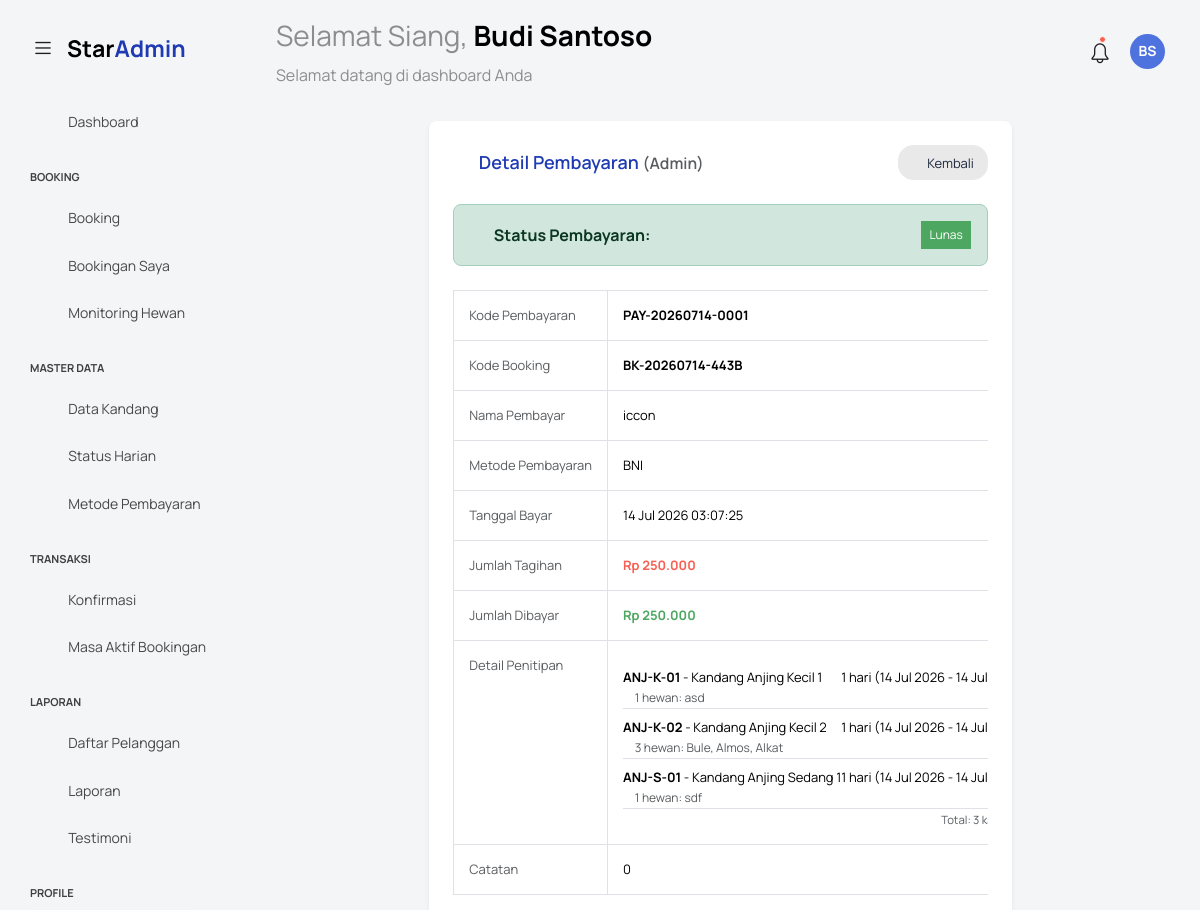
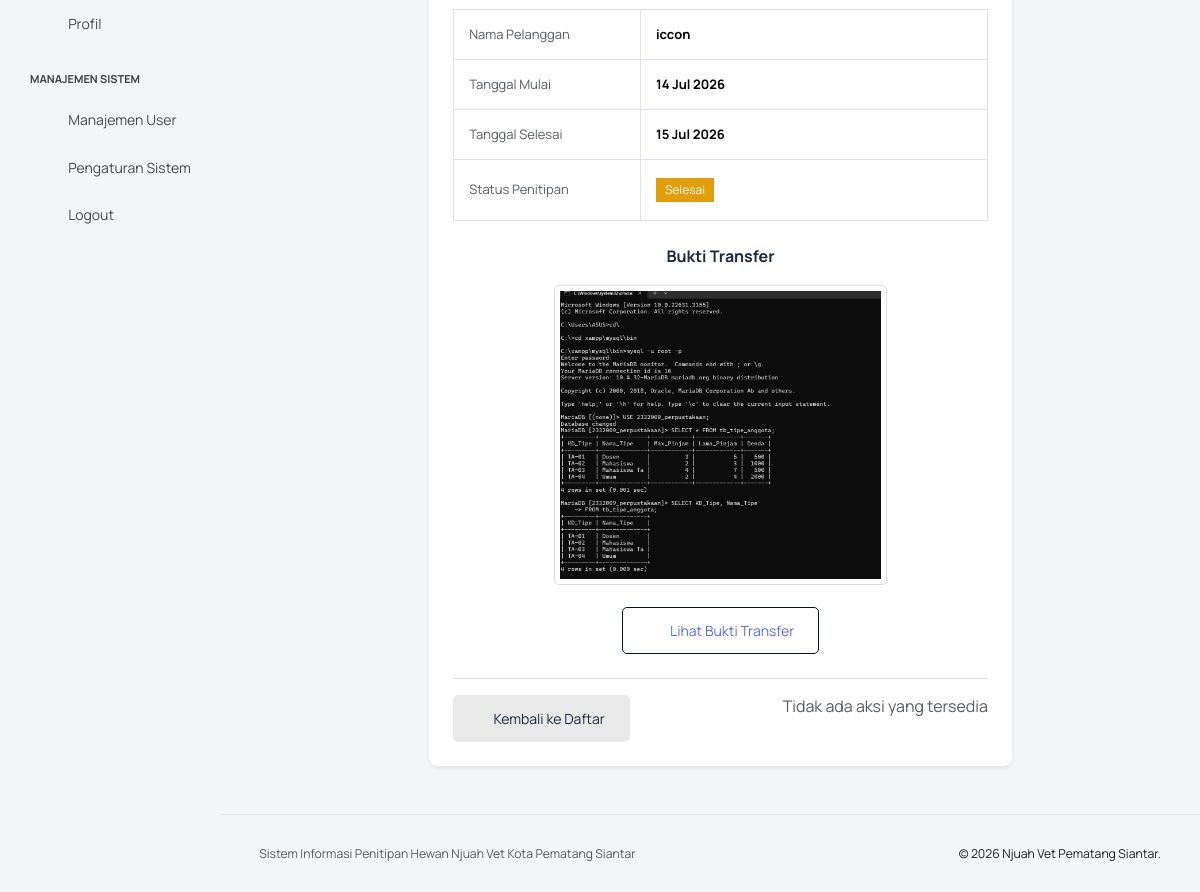
Page /konfirmasi_pembayaran/detail.php?id_penitipan=138 (signed in) on the committed database (2 pictures, top to bottom).
### tables this page shows
CREATE TABLE `pembayaran` (
  `id_pembayaran` int(11) NOT NULL,
  `id_penitipan` int(11) NOT NULL COMMENT 'FK → penitipan.id_penitipan',
  `kode_pembayaran` varchar(30) NOT NULL COMMENT 'Kode unik transaksi pembayaran',
  `tgl_bayar` datetime DEFAULT NULL COMMENT 'Waktu pelanggan melakukan pembayaran',
  `metode_bayar` varchar(50) NOT NULL,
  `id_metode` int(11) DEFAULT NULL,
  `nama_pembayar` varchar(100) DEFAULT NULL,
  `jumlah_tagihan` decimal(12,2) NOT NULL COMMENT 'Nominal tagihan sesuai total_biaya penitipan',
  `jumlah_bayar` decimal(12,2) NOT NULL COMMENT 'Nominal yang benar-benar dibayarkan pelanggan',
  `bukti_pembayaran` varchar(255) DEFAULT NULL COMMENT 'Path/URL foto bukti transfer',
  `status_bayar` enum('Menunggu Konfirmasi','Lunas','Gagal','Dikembalikan') NOT NULL DEFAULT 'Menunggu Konfirmasi',
  `catatan` text DEFAULT NULL COMMENT 'Catatan tambahan terkait pembayaran',
  `dikonfirmasi_oleh` int(11) DEFAULT NULL COMMENT 'FK → users.id_user (role=Admin)',
  `tgl_konfirmasi` datetime DEFAULT NULL COMMENT 'Waktu admin mengkonfirmasi pembayaran',
  `created_at` datetime NOT NULL DEFAULT current_timestamp(),
  `updated_at` datetime NOT NULL DEFAULT current_timestamp() ON UPDATE current_timestamp()
);

CREATE TABLE `penitipan` (
  `id_penitipan` int(11) NOT NULL,
  `kode_booking` varchar(25) NOT NULL COMMENT 'Kode booking unik (contoh: NVS-20240101-001)',
  `id_user` int(11) DEFAULT NULL,
  `id_pelanggan` int(11) DEFAULT NULL,
  `tipe_pelanggan` enum('online','offline') DEFAULT 'online',
  `id_user_admin` int(11) DEFAULT NULL COMMENT 'FK → users.id_user (role=Admin, yang memproses)',
  `tgl_booking` datetime NOT NULL DEFAULT current_timestamp() COMMENT 'Waktu pengajuan booking',
  `tgl_mulai` date NOT NULL COMMENT 'Tanggal mulai penitipan',
  `tgl_selesai` date NOT NULL COMMENT 'Tanggal rencana pengambilan',
  `jumlah_hari` int(11) GENERATED ALWAYS AS (to_days(`tgl_selesai`) - to_days(`tgl_mulai`)) STORED COMMENT 'Otomatis: selisih hari penitipan',
  `total_biaya` decimal(12,2) DEFAULT NULL COMMENT 'Snapshot biaya saat booking dikonfirmasi',
  `biaya_tambahan` decimal(12,2) DEFAULT 0.00,
  `catatan_pelanggan` text DEFAULT NULL COMMENT 'Instruksi khusus dari pemilik hewan',
  `status_penitipan` enum('Pending','Menunggu Konfirmasi','Disetujui','Ditolak','Sedang Dititipkan','Selesai','Dibatalkan','Perpanjangan Menunggu Konfirmasi') NOT NULL DEFAULT 'Pending',
  `tgl_disetujui` datetime DEFAULT NULL COMMENT 'Waktu admin menyetujui booking',
  `tgl_masuk_aktual` datetime DEFAULT NULL COMMENT 'Waktu nyata hewan diserahkan',
  `tgl_keluar_aktual` datetime DEFAULT NULL COMMENT 'Waktu nyata hewan diambil kembali',
  `alasan_penolakan` text DEFAULT NULL COMMENT 'Alasan admin jika booking ditolak',
  `created_at` datetime NOT NULL DEFAULT current_timestamp(),
  `updated_at` datetime NOT NULL DEFAULT current_timestamp() ON UPDATE current_timestamp()
);

CREATE TABLE `kandang` (
  `id_kandang` int(11) NOT NULL,
  `kode_kandang` varchar(20) NOT NULL COMMENT 'Kode unik kandang (contoh: ANJ-S-01)',
  `nama_kandang` varchar(100) NOT NULL COMMENT 'Nama deskriptif kandang',
  `tipe_hewan` enum('Anjing','Kucing') NOT NULL COMMENT 'Peruntukan jenis hewan',
  `ukuran` enum('Kecil','Sedang','Besar') NOT NULL,
  `tarif_per_hari` decimal(10,2) NOT NULL COMMENT 'Harga sewa per hari (Rupiah)',
  `fasilitas` text DEFAULT NULL COMMENT 'Deskripsi fasilitas kandang',
  `kapasitas` tinyint(4) NOT NULL DEFAULT 1 COMMENT 'Jumlah hewan yang bisa ditampung',
  `stok` int(11) NOT NULL DEFAULT 1,
  `is_active` tinyint(1) NOT NULL DEFAULT 1 COMMENT '1 = Aktif/Tersedia, 0 = Dihapus (Soft Delete)',
  `foto_kandang` varchar(255) DEFAULT NULL COMMENT 'Path/URL foto kandang',
  `created_at` datetime NOT NULL DEFAULT current_timestamp(),
  `updated_at` datetime NOT NULL DEFAULT current_timestamp() ON UPDATE current_timestamp()
);

CREATE TABLE `users` (
  `id_user` int(11) NOT NULL,
  `nama_lengkap` varchar(100) NOT NULL COMMENT 'Nama lengkap pengguna',
  `username` varchar(50) DEFAULT NULL COMMENT 'Username unik, wajib untuk Admin',
  `email` varchar(150) NOT NULL COMMENT 'Email untuk login & notifikasi',
  `password` varchar(255) NOT NULL COMMENT 'Password terenkripsi (bcrypt)',
  `no_telp` varchar(15) NOT NULL COMMENT 'Nomor WhatsApp / telepon aktif',
  `alamat` text DEFAULT NULL COMMENT 'Alamat lengkap (khusus Pelanggan)',
  `foto_profil` varchar(255) DEFAULT NULL COMMENT 'Path/URL foto profil',
  `role` enum('Super Admin','Admin','Pelanggan') NOT NULL DEFAULT 'Pelanggan' COMMENT 'Hak akses pengguna dalam sistem',
  `status_akun` enum('Aktif','Nonaktif') NOT NULL DEFAULT 'Aktif' COMMENT 'Status keaktifan akun',
  `created_at` datetime NOT NULL DEFAULT current_timestamp(),
  `updated_at` datetime NOT NULL DEFAULT current_timestamp() ON UPDATE current_timestamp()
);

### konfirmasi_pembayaran/detail.php (the view, shortened to what the rows shown need)
<?php
require_once __DIR__ . '/../koneksi.php';
$id_penitipan = filter_var($_GET['id_penitipan'] ?? 0, FILTER_VALIDATE_INT);
$query = "
    SELECT
        p.*,
        pay.id_pembayaran,
        pay.kode_pembayaran,
        pay.tgl_bayar,
        pay.metode_bayar,
        pay.nama_pembayar,
        pay.jumlah_tagihan,
        pay.jumlah_bayar,
        pay.bukti_pembayaran,
        pay.status_bayar,
        pay.catatan,
        pay.created_at AS tgl_pembayaran_dibuat,
        u.nama_lengkap AS nama_user
    FROM penitipan p
    LEFT JOIN pembayaran pay ON p.id_penitipan = pay.id_penitipan
    LEFT JOIN users u ON p.id_user = u.id_user
    WHERE p.id_penitipan = ?
";
$stmt = mysqli_prepare($koneksi, $query);
mysqli_stmt_bind_param($stmt, 'i', $id_penitipan);
mysqli_stmt_execute($stmt);
$result = mysqli_stmt_get_result($stmt);
$data = mysqli_fetch_assoc($result);
$query_kandang = "
    SELECT
        k.id_kandang,
        k.kode_kandang,
        k.nama_kandang,
        k.tarif_per_hari,
        MIN(ph.tgl_mulai) AS tgl_mulai,
        MAX(ph.tgl_selesai) AS tgl_selesai,
        COUNT(ph.id_hewan) AS jumlah_hewan,
        GROUP_CONCAT(h.nama_hewan SEPARATOR ', ') AS daftar_hewan,
        DATEDIFF(MAX(ph.tgl_selesai), MIN(ph.tgl_mulai)) AS durasi_hari
    FROM penitipan_hewan ph
    JOIN kandang k ON ph.id_kandang = k.id_kandang
    LEFT JOIN hewan h ON ph.id_hewan = h.id_hewan
    WHERE ph.id_penitipan = ?
    GROUP BY k.id_kandang
    ORDER BY k.kode_kandang ASC
";
$stmt_kandang = mysqli_prepare($koneksi, $query_kandang);
mysqli_stmt_bind_param($stmt_kandang, 'i', $id_penitipan);
mysqli_stmt_execute($stmt_kandang);
$result_kandang = mysqli_stmt_get_result($stmt_kandang);
$detail_kandang = [];
while ($row = mysqli_fetch_assoc($result_kandang)) {
    $detail_kandang[] = $row;
}
require '../templates/header.php';
require '../templates/navbar.php';
require '../templates/sidebar.php';
?>
<div class="main-panel">
    <div class="content-wrapper">
        <div class="row">
            <div class="col-md-8 grid-margin stretch-card mx-auto">
                <div class="card card-rounded shadow-sm">
                    <div class="card-body">
                        <div class="alert <?= $data['status_bayar'] == 'Lunas' ? 'alert-success' : 'alert-warning' ?> mb-4">
                            <div class="d-flex justify-content-between align-items-center">
                                <span class="fw-bold">
                                    <i class="mdi mdi-information-outline me-2"></i>
                                    Status Pembayaran:
                                </span>
                                <span class="badge <?= $data['status_bayar'] == 'Lunas' ? 'bg-success' : 'bg-warning text-dark' ?> p-2">
                                    <?= htmlspecialchars($data['status_bayar'] ?? 'Menunggu Konfirmasi') ?>
                                </span>
                            </div>
                        </div>
                        <div class="table-responsive mb-4">
                            <table class="table table-bordered">
                                <tr>
                                    <td><strong><?= htmlspecialchars($data['kode_pembayaran']) ?></strong></td>
                                </tr>
                                <tr>
                                    <td><strong><?= htmlspecialchars($data['kode_booking']) ?></strong></td>
                                </tr>
                                <tr>
                                    <td class="text-muted">Nama Pembayar</td>
                                    <td><?= htmlspecialchars($data['nama_pembayar'] ?? '-') ?></td>
                                </tr>
                                <tr>
                                    <td class="text-muted">Metode Pembayaran</td>
                                    <td><?= htmlspecialchars($data['metode_bayar'] ?? '-') ?></td>
                                </tr>
                                <tr>
                                    <td class="text-muted">Tanggal Bayar</td>
                                    <td><?= !empty($data['tgl_bayar']) ? date('d M Y H:i:s', strtotime($data['tgl_bayar'])) : '-' ?></td>
                                </tr>
                                <tr>
                                    <td><strong class="text-danger">Rp <?= number_format($data['jumlah_tagihan'] ?? 0, 0, ',', '.') ?></strong></td>
                                </tr>
                                <tr>
                                    <td><strong class="text-success">Rp <?= number_format($data['jumlah_bayar'] ?? 0, 0, ',', '.') ?></strong></td>
                                </tr>
                                <tr>
                                    <td>
                                        <?php if (count($detail_kandang) > 0): ?>
                                            <?php foreach ($detail_kandang as $dk):
                                                $durasi = ($dk['durasi_hari'] <= 0) ? 1 : $dk['durasi_hari'];
                                                $tgl_mulai = date('d M Y', strtotime($dk['tgl_mulai']));
                                                $tgl_selesai = date('d M Y', strtotime($dk['tgl_selesai']));
                                            ?>
                                                <div class="py-1 border-bottom">
                                                    <div class="d-flex justify-content-between mt-2">
                                                        <span><strong><?= htmlspecialchars($dk['kode_kandang']) ?></strong> - <?= htmlspecialchars($dk['nama_kandang']) ?></span>
                                                        <span><?= $durasi ?> hari (<?= $tgl_mulai ?> - <?= $tgl_selesai ?>)</span>
                                                    </div>
                                                    <div class="text-muted small mt-2" style="font-size: 12px;">
                                                        <i class="mdi mdi-paw"></i> <?= $dk['jumlah_hewan'] ?> hewan: <?= htmlspecialchars($dk['daftar_hewan']) ?>
                                                    </div>
                                                </div>
                                            <?php endforeach; ?>
                                        <?php else: ?>
                                            <span class="text-muted">Tidak ada data kandang</span>
                                        <?php endif; ?>
                                    </td>
                                </tr>
                                <tr>
                                    <td class="text-muted">Catatan</td>
                                    <td><?= htmlspecialchars($data['catatan'] ?? '-') ?></td>
                                </tr>
                            </table>
                        </div>
                        <div class="table-responsive mb-4">
                            <table class="table table-bordered">
                                <tr>
                                    <td><strong><?= htmlspecialchars($data['nama_user'] ?? '-') ?></strong></td>
                                </tr>
                                <tr>
                                    <td><strong><?= date('d M Y', strtotime($data['tgl_mulai'])) ?></strong></td>
                                </tr>
                                <tr>
                                    <td><strong><?= date('d M Y', strtotime($data['tgl_selesai'])) ?></strong></td>
                                </tr>
                                <tr>
                                    <td>
                                        <span class="badge <?= $data['status_penitipan'] == 'Disetujui' ? 'bg-success' : 'bg-warning' ?>">
                                            <?= htmlspecialchars($data['status_penitipan'] ?? '-') ?>
                                        </span>
                                    </td>
                                </tr>
                            </table>
                        </div>
                        <?php if (!empty($data['bukti_pembayaran']) && file_exists(__DIR__ . '/../' . $data['bukti_pembayaran'])): ?>
                            <div class="text-center mt-3">
                                <label class="fw-bold text-dark d-block mb-2">Bukti Transfer</label>
                                <img src="../<?= $data['bukti_pembayaran'] ?>" alt="Bukti Transfer" style="max-width: 100%; max-height: 300px; margin-top: 10px; border: 1px solid #ddd; padding: 5px; border-radius: 5px;">
                                <br><br>
                                <a href="../<?= $data['bukti_pembayaran'] ?>" target="_blank" class="btn btn-outline-primary">
                                    <i class="mdi mdi-file-image me-2"></i> Lihat Bukti Transfer
                                </a>
                            </div>
                        <?php else: ?>
                            <div class="text-center mt-3">
                                <span class="text-muted">Tidak ada bukti transfer (pembayaran tunai)</span>
                            </div>
                        <?php endif; ?>
                    </div>
                </div>
            </div>
        </div>
    </div>
    <?php require '../templates/footer.php'; ?>

### rows in the picture
pembayaran: status_bayar "Lunas", kode_pembayaran "PAY-20260714-0001", id_penitipan.kode_booking "BK-20260714-443B", nama_pembayar "iccon", metode_bayar "BNI", tgl_bayar "14 Jul 2026 03:07:25", jumlah_tagihan "250.000", jumlah_bayar "250.000", catatan "0", users.nama_lengkap "iccon", id_penitipan.tgl_mulai "14 Jul 2026", id_penitipan.tgl_selesai "15 Jul 2026", id_penitipan.status_penitipan "Selesai", bukti_pembayaran (picture)
kandang: kode_kandang "ANJ-K-01", nama_kandang "Kandang Anjing Kecil 1", durasi "1", tgl_mulai "14 Jul 2026", tgl_selesai "14 Jul…", jumlah_hewan "1", daftar_hewan "asd"
kandang: kode_kandang "ANJ-K-02", nama_kandang "Kandang Anjing Kecil 2", durasi "1", tgl_mulai "14 Jul 2026", tgl_selesai "14 Jul…", jumlah_hewan "3", daftar_hewan "Bule, Almos, Alkat"
kandang: kode_kandang "ANJ-S-01", nama_kandang "Kandang Anjing Sedang 1", durasi "1", tgl_mulai "14 Jul 2026", tgl_selesai "14 Jul…", jumlah_hewan "1", daftar_hewan "sdf"

### other values in the picture
$sapaan "Selamat Siang"
$nama_user "Budi Santoso"
$inisial "BS"
count($detail_kandang) "3"
